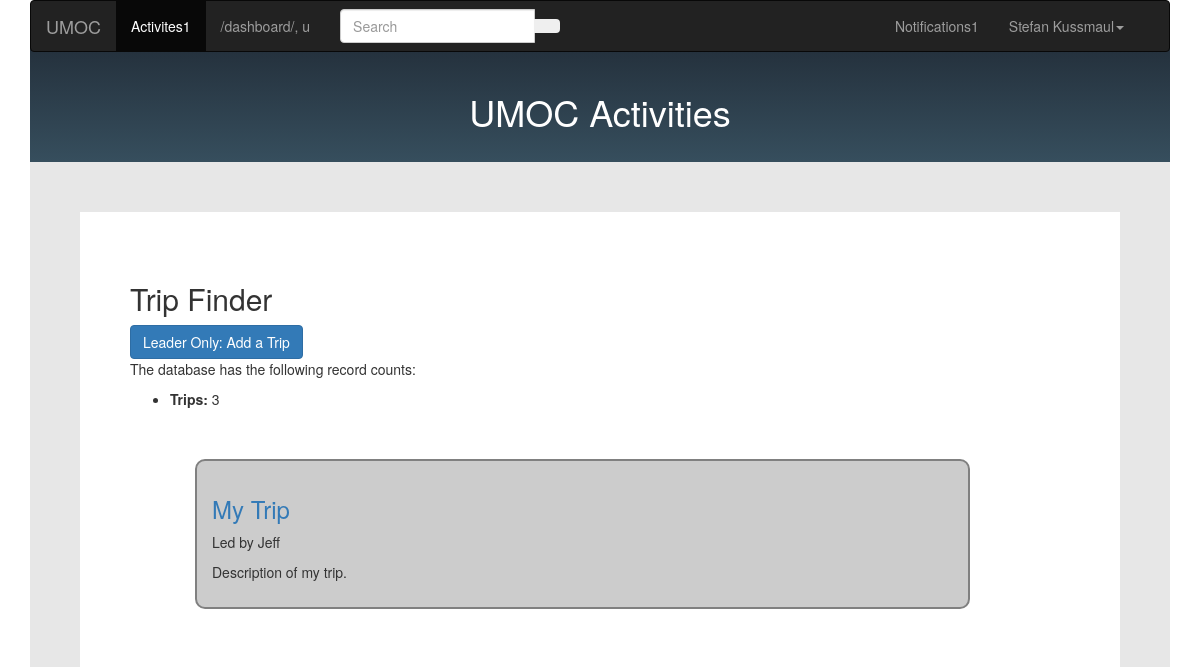
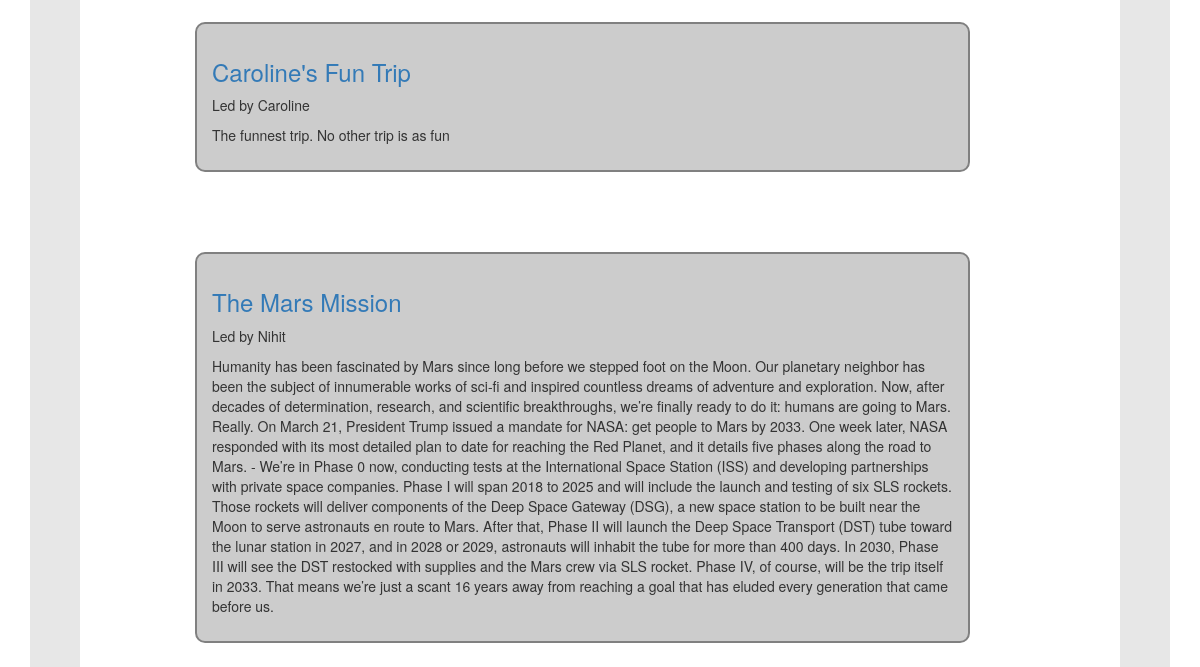
Before: /dashboard/ (upper part) with the older database file (2 pictures, top to bottom).
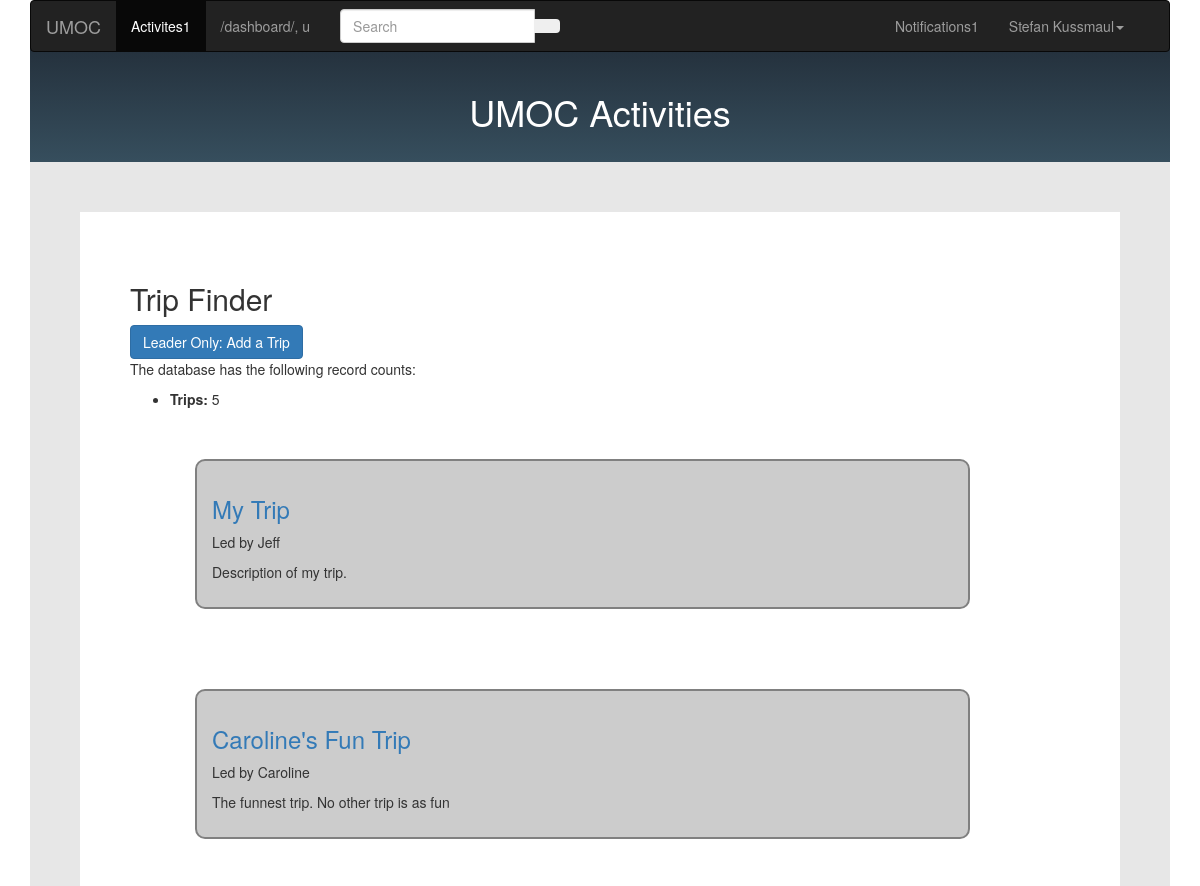
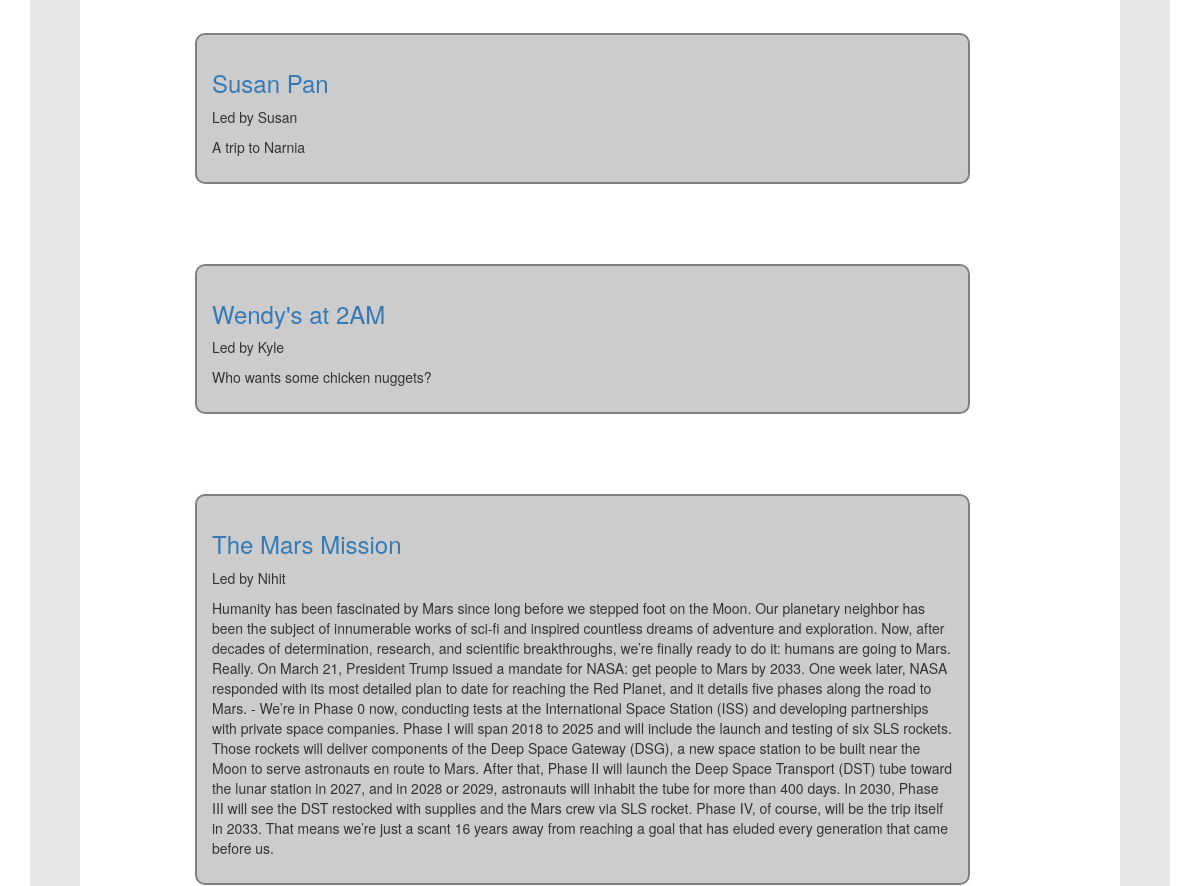
After: the same page with the newer database file (2 pictures, top to bottom).
### umoc/models.py (models this page shows, shortened)
class User(models.Model):
	first_name = models.CharField(max_length=20, help_text='Enter your first name', verbose_name='First Name')
	last_name = models.CharField(max_length=20, help_text='Enter your last name', verbose_name='Last Name')
	dob = models.DateField(verbose_name='Date of Birth', help_text='Enter your birth date in the format "YYYY-MM-DD"')
	email = models.EmailField(max_length=30, unique=True, help_text='Enter your email address')
	password = models.CharField(max_length=20) # TODO: store safely using dedicated authentication
	profile_img = models.ImageField(verbose_name='Profile Image', upload_to=profile_directory_path)
	phone_num = models.CharField(max_length=10, verbose_name='Phone Number', validators=[phone_regex])
	contact_name = models.CharField(max_length=40, help_text='Enter name of an emergency contact', blank=True)
	contact_phone = models.CharField(max_length=10, verbose_name='Contact Phone Number', help_text='Enter phone number for emergency contact', validators=[phone_regex], blank=True)
	can_comment = models.BooleanField(help_text='Set whether user can leave comments on trips', default=True)
	can_join_trip = models.BooleanField(help_text='Allow user to sign up for trips?', default=False)
	ADMIN_LEVELS = (
		('u', 'User'),
		('l', 'Leader'),
		('a', 'Admin'),
	)
	admin_level = models.CharField(max_length=1, choices=ADMIN_LEVELS, default='u')
	class Meta:
		ordering = ['last_name', 'first_name', 'admin_level']

class Trip(models.Model):
	name = models.CharField(max_length=20, help_text='Enter Trip Name')
	description = models.TextField(help_text='Enter description and informatin for trip')
	num_seats = models.PositiveSmallIntegerField(verbose_name='Number of Seats', help_text='Enter number of seats available for the trip')
	thumbnail = models.ImageField(help_text='Upload an image to show alongside this trip')
	start_time = models.DateTimeField(help_text='Select Start Time of the Trip')
	end_time = models.DateTimeField(help_text='Select End Time of the Trip')
	cancelled = models.BooleanField(default=False, help_text='Click to Cancel')
	TAGS = (
		('r', 'Rock Climbing'),
		('h', 'Hiking'),
		('s', 'Ski and Board'),
		('sk', 'Skiing'),
		('sn', 'Snowboarding'),
		('c', 'Cabin Trip'),
	)
	tag = models.CharField(max_length=2, choices=TAGS, blank=True, help_text='Select a tag to help classify this trip')
	leader = models.ForeignKey(User, on_delete=models.SET_NULL, null=True, help_text='Select a user to be in charge of organizing and leading this trip', verbose_name='Trip Leader/Organizer', related_name='trip_leader') # NOTE: NOT SURE IF ON_DELETE AND NULL ARE SET AS WE WANT
	participants = models.ManyToManyField(User, help_text='Select users who are signed up to go on the trip') # TODO: VALIDATE IT IS LESS THAN NUM_SEATS. Also, figure out if this works.
	class Meta:
		ordering = ['start_time']
	def get_absolute_url(self):
		return reverse('trip_info', args=[str(self.id)])

### umoc/views.py (the view)
# urls.py: path('dashboard/', views.TripListView.as_view(), name='dashboard'),
class TripListView(generic.ListView):
	model = Trip
	template_name = 'dashboard.html'  # Specify your own template name/location
	num_trips=Trip.objects.all().count()
	def get_context_data(self, **kwargs):
		context = super(TripListView, self).get_context_data(**kwargs)
		context['some_data'] = 'This is just some data'
		context['count'] = self.get_queryset().count()
		user = User.objects.filter(first_name__exact='Stefan')[0]
		notifications = user.notification_set.all()
		context['user'] = user
		context['notifications'] = notifications
		return context

### umoc/templates/dashboard.html (shortened to what this page needs)
{% extends "template.html" %}
{% block content %}
{% load static %}
<link rel="stylesheet" href="{% static 'css/dashboard.css' %}">
<div id="headingbox"><h1>UMOC Activities</h1></div>
<body>
<div id="form">
	<div id = "wrapper">
		<div id = "white_form">
				<h2>Trip Finder</h2>
				<a href = "{% url 'admin_trip_planner'%}">
					<button type="button" class="btn btn-primary">
						Leader Only: Add a Trip
					</button>
				</a>
				<p>The database has the following record counts:</p>
				<ul>
					<li><strong>Trips:</strong> {{ count }}</li>
				</ul>
				{% if trip_list %}
					<ul>
						{% for trip in trip_list %}
							<div class = "row">
							<div class = "col-md-10" id = "trip_widget">
								<h3>
									<a href="{{ trip.get_absolute_url }}">{{ trip.name }} </a>
								</h3>
								<p>Led by {{ trip.leader.first_name }}</p>
								<p>{{ trip.description }}</p>
							</div>
							</div>
						{% endfor %}
					</ul>
				{% else %}
					<p>There are no trips in the database.</p>
				{% endif %}
		</div>
	</div>
</div>
</body>
{% endblock %}

### umoc/templates/template.html (shortened to what this page needs)
<!DOCTYPE html>
<html lang="en">
	<head>
		<link rel="stylesheet" href="https://maxcdn.bootstrapcdn.com/bootstrap/3.3.7/css/bootstrap.min.css">
		<link rel="stylesheet" href="https://cdnjs.cloudflare.com/ajax/libs/flat-ui/2.3.0/css/flat-ui.min.css">
		{% load static %}
		<link rel="stylesheet" href="{% static 'css/styles.css' %}">
		{% load static %}
	</head>
	<body>
		<div class="container">
			{% include "navbar.html" with user=user notifications=notifications %}
			{% block content %}Content{% endblock %}
		</div>
	</body>
</html>

### umoc/templates/navbar.html (shortened to what this page needs)
<div class="row">
	<div class="col-md-12">
		<nav class="navbar navbar-inverse" role="navigation">
			<div class="navbar-header">
				<a class="navbar-brand" href="{% url 'index' %}">UMOC</a>
			</div>
			<div class="collapse navbar-collapse" id="navbar-collapse-5">
				<ul class="nav navbar-nav">
					<li {% if request.path == "/dashboard/" %}class="active"{% endif %}><a href="{% url 'dashboard' %}">Activites<span class="navbar-unread">1</span></a></li>
					<li><a href="#">{{request.path}}, {{user.admin_level}}</a></li>
				</ul>
				{% if user %}
					<form class="navbar-form navbar-left" action="#" role="search">
						<div class="form-group">
							<div class="input-group">
								<input class="form-control" id="navbarInput-01" type="search" placeholder="Search">
								<span class="input-group-btn">
									<button type="submit" class="btn"></button>
								</span>
							</div>
						</div>
					</form>
					<ul class="nav navbar-nav navbar-right">
						<li class="dropdown">
							<a href="#" class="dropdown-toggle" data-toggle="dropdown">Notifications<span class="navbar-new">1</span></a>
						</li>
						<li class="dropdown">
							<a href="#" class="dropdown-toggle" data-toggle="dropdown">{% block fullname %}{{ user.first_name }} {{ user.last_name }}{% endblock %}<b class="caret"></b></a>
						</li>
						<li {% if request.path == "/profile/" %}class="active"{% endif %}>
							<a href="{% url 'profile' %}">
							</a>
						</li>
					</ul>
				{% endif %}
			</div>
		</nav>
	</div>
</div>

### umoc/static/css/dashboard.css (style rules this page uses)
#trip_widget { background-color: #CCC; margin: 4rem; padding: 1.5rem; border: 2px solid gray; border-radius: 10px; }
#headingbox { border: 10px; background: #202a35; padding:50px; margin-top:-50px; background: linear-gradient(#202a35, #3b5666); background-clip: border-box; }
#form { background: #e7e7e7; margin-top: -30px; height:100%; background-clip: border-box; }
#wrapper { padding: 50px; }
#white_form { background-color: white; padding: 50px; }
h1 { text-align: center; color: white; }

Changed rows visible on the page:
added Trip: name "Susan Pan", leader.first_name "Susan", description "A trip to Narnia"
added Trip: name "Wendy's at 2AM", leader.first_name "Kyle", description "Who wants some chicken nuggets?"
Other visible differences:
{{ count }}: "3" → "5"
